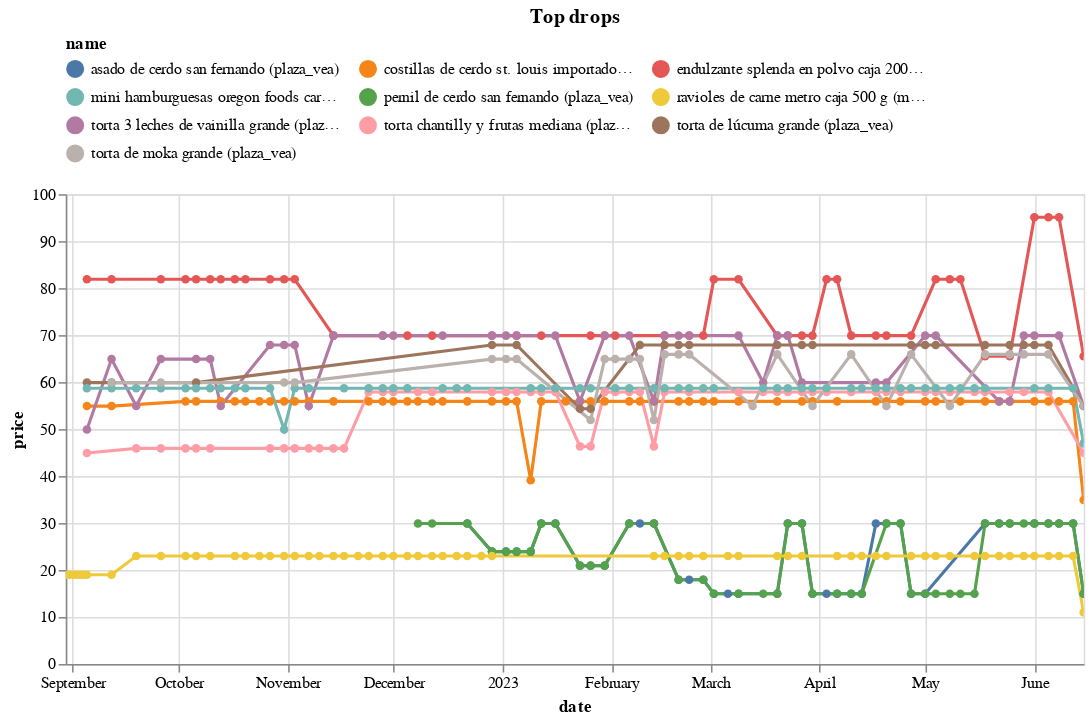

This figure's notebook cell:
### Code cell
(top_changes_abs
 .sort_values('change')
 .head(10)
 .pipe(plot_changes, 'Top drops')
)

### Figure 1 — Vega-Lite specification as saved in the notebook (floating-point values rounded to 4 significant figures; data arrays with more than 128 entries replaced by an {"elided": "..."} marker saying what was removed)
{"config": {"view": {"continuousWidth": 300, "continuousHeight": 300}, "legend": {"columns": 3, "orient": "top"}}, "data": {"name": "data-5866df20f7ff80d9eef2af2bf2ac87b6"}, "mark": {"type": "line", "point": true}, "encoding": {"color": {"field": "name", "scale": {"domain": ["asado de cerdo san fernando (plaza_vea)", "costillas de cerdo st. louis importado (plaza_vea)", "endulzante splenda en polvo caja 200 sobres (plaza_vea)", "mini hamburguesas oregon foods carne angus caja 600g (plaza_vea)", "pernil de cerdo san fernando (plaza_vea)", "ravioles de carne metro caja 500 g (metro)", "torta 3 leches de vainilla grande (plaza_vea)", "torta chantilly y frutas mediana (plaza_vea)", "torta de lúcuma grande (plaza_vea)", "torta de moka grande (plaza_vea)"]}, "type": "nominal"}, "tooltip": [{"field": "name", "type": "nominal"}, {"field": "price", "type": "quantitative"}, {"field": "last_price", "type": "quantitative"}], "x": {"field": "date", "type": "temporal"}, "y": {"field": "price", "type": "quantitative"}}, "params": [{"name": "param_9", "select": {"type": "point", "fields": ["name"]}, "bind": "legend"}, {"name": "param_10", "select": {"type": "interval", "encodings": ["x", "y"]}, "bind": "scales"}], "title": "Top drops", "transform": [{"filter": {"param": "param_9"}}], "width": 650, "$schema": "https://vega.github.io/schema/vega-lite/v5.8.0.json", "datasets": {"data-5866df20f7ff80d9eef2af2bf2ac87b6": {"elided": "451 records"}}}
